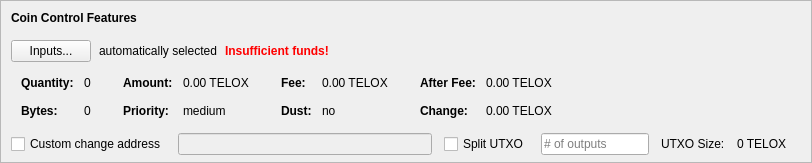
    <widget class="QFrame" name="frameCoinControl">
     <property name="sizePolicy">
      <sizepolicy hsizetype="Expanding" vsizetype="Expanding">
       <horstretch>0</horstretch>
       <verstretch>0</verstretch>
      </sizepolicy>
     </property>
     <property name="maximumSize">
      <size>
       <width>16777215</width>
       <height>16777215</height>
      </size>
     </property>
     <property name="frameShape">
      <enum>QFrame::StyledPanel</enum>
     </property>
     <property name="frameShadow">
      <enum>QFrame::Sunken</enum>
     </property>
     <layout class="QVBoxLayout" name="verticalLayoutCoinControl2">
      <property name="spacing">
       <number>0</number>
      </property>
      <property name="leftMargin">
       <number>0</number>
      </property>
      <property name="topMargin">
       <number>0</number>
      </property>
      <property name="rightMargin">
       <number>0</number>
      </property>
      <property name="bottomMargin">
       <number>6</number>
      </property>
      <item>
       <layout class="QVBoxLayout" name="verticalLayoutCoinControl" stretch="0,0,0,0,1">
        <property name="spacing">
         <number>0</number>
        </property>
        <property name="leftMargin">
         <number>10</number>
        </property>
        <property name="topMargin">
         <number>10</number>
        </property>
        <item>
         <layout class="QHBoxLayout" name="horizontalLayoutCoinControl1">
          <property name="bottomMargin">
           <number>15</number>
          </property>
          <item>
           <widget class="QLabel" name="labelCoinControlFeatures">
            <property name="sizePolicy">
             <sizepolicy hsizetype="Preferred" vsizetype="Maximum">
              <horstretch>0</horstretch>
              <verstretch>0</verstretch>
             </sizepolicy>
            </property>
            <property name="font">
             <font>
              <weight>75</weight>
              <bold>true</bold>
             </font>
            </property>
            <property name="styleSheet">
             <string notr="true">font-weight:bold;</string>
            </property>
            <property name="text">
             <string>Coin Control Features</string>
            </property>
           </widget>
          </item>
         </layout>
        </item>
        <item>
         <layout class="QHBoxLayout" name="horizontalLayoutCoinControl2" stretch="0,0,0,0">
          <property name="spacing">
           <number>8</number>
          </property>
          <property name="bottomMargin">
           <number>10</number>
          </property>
          <item>
           <widget class="QPushButton" name="pushButtonCoinControl">
            <property name="styleSheet">
             <string notr="true"/>
            </property>
            <property name="text">
             <string>Inputs...</string>
            </property>
            <property name="autoDefault">
             <bool>false</bool>
            </property>
           </widget>
          </item>
          <item>
           <widget class="QLabel" name="labelCoinControlAutomaticallySelected">
            <property name="text">
             <string>automatically selected</string>
            </property>
            <property name="margin">
             <number>5</number>
            </property>
           </widget>
          </item>
          <item>
           <widget class="QLabel" name="labelCoinControlInsuffFunds">
            <property name="font">
             <font>
              <weight>75</weight>
              <bold>true</bold>
             </font>
            </property>
            <property name="styleSheet">
             <string notr="true">color:red;font-weight:bold;</string>
            </property>
            <property name="text">
             <string>Insufficient funds!</string>
            </property>
            <property name="margin">
             <number>5</number>
            </property>
           </widget>
          </item>
          <item>
           <spacer name="horizontalSpacerCoinControl">
            <property name="orientation">
             <enum>Qt::Horizontal</enum>
            </property>
            <property name="sizeHint" stdset="0">
             <size>
              <width>40</width>
              <height>1</height>
             </size>
            </property>
           </spacer>
          </item>
         </layout>
        </item>
        <item>
         <widget class="QWidget" name="widgetCoinControl" native="true">
          <property name="sizePolicy">
           <sizepolicy hsizetype="Preferred" vsizetype="Preferred">
            <horstretch>0</horstretch>
            <verstretch>0</verstretch>
           </sizepolicy>
          </property>
          <property name="minimumSize">
           <size>
            <width>0</width>
            <height>0</height>
           </size>
          </property>
          <property name="styleSheet">
           <string notr="true"/>
          </property>
          <layout class="QHBoxLayout" name="horizontalLayoutCoinControl5">
           <property name="leftMargin">
            <number>0</number>
           </property>
           <property name="topMargin">
            <number>0</number>
           </property>
           <property name="rightMargin">
            <number>0</number>
           </property>
           <property name="bottomMargin">
            <number>0</number>
           </property>
           <item>
            <layout class="QHBoxLayout" name="horizontalLayoutCoinControl3" stretch="0,0,0,1">
             <property name="spacing">
              <number>20</number>
             </property>
             <property name="topMargin">
              <number>0</number>
             </property>
             <property name="bottomMargin">
              <number>10</number>
             </property>
             <item>
              <layout class="QFormLayout" name="formLayoutCoinControl1">
               <property name="horizontalSpacing">
                <number>10</number>
               </property>
               <property name="verticalSpacing">
                <number>14</number>
               </property>
               <property name="leftMargin">
                <number>10</number>
               </property>
               <property name="topMargin">
                <number>4</number>
               </property>
               <property name="rightMargin">
                <number>6</number>
               </property>
               <item row="0" column="0">
                <widget class="QLabel" name="labelCoinControlQuantityText">
                 <property name="font">
                  <font>
                   <weight>75</weight>
                   <bold>true</bold>
                  </font>
                 </property>
                 <property name="text">
                  <string>Quantity:</string>
                 </property>
                 <property name="margin">
                  <number>0</number>
                 </property>
                </widget>
               </item>
               <item row="0" column="1">
                <widget class="QLabel" name="labelCoinControlQuantity">
                 <property name="cursor">
                  <cursorShape>IBeamCursor</cursorShape>
                 </property>
                 <property name="contextMenuPolicy">
                  <enum>Qt::ActionsContextMenu</enum>
                 </property>
                 <property name="text">
                  <string notr="true">0</string>
                 </property>
                 <property name="margin">
                  <number>0</number>
                 </property>
                 <property name="textInteractionFlags">
                  <set>Qt::LinksAccessibleByMouse|Qt::TextSelectableByKeyboard|Qt::TextSelectableByMouse</set>
                 </property>
                </widget>
               </item>
               <item row="1" column="0">
                <widget class="QLabel" name="labelCoinControlBytesText">
                 <property name="font">
                  <font>
                   <weight>75</weight>
                   <bold>true</bold>
                  </font>
                 </property>
                 <property name="text">
                  <string>Bytes:</string>
                 </property>
                </widget>
               </item>
               <item row="1" column="1">
                <widget class="QLabel" name="labelCoinControlBytes">
                 <property name="cursor">
                  <cursorShape>IBeamCursor</cursorShape>
                 </property>
                 <property name="contextMenuPolicy">
                  <enum>Qt::ActionsContextMenu</enum>
                 </property>
                 <property name="text">
                  <string notr="true">0</string>
                 </property>
                 <property name="textInteractionFlags">
                  <set>Qt::LinksAccessibleByMouse|Qt::TextSelectableByKeyboard|Qt::TextSelectableByMouse</set>
                 </property>
                </widget>
               </item>
              </layout>
             </item>
             <item>
              <layout class="QFormLayout" name="formLayoutCoinControl2">
               <property name="horizontalSpacing">
                <number>10</number>
               </property>
               <property name="verticalSpacing">
                <number>14</number>
               </property>
               <property name="leftMargin">
                <number>6</number>
               </property>
               <property name="topMargin">
                <number>4</number>
               </property>
               <property name="rightMargin">
                <number>6</number>
               </property>
               <item row="0" column="0">
                <widget class="QLabel" name="labelCoinControlAmountText">
                 <property name="font">
                  <font>
                   <weight>75</weight>
                   <bold>true</bold>
                  </font>
                 </property>
                 <property name="text">
                  <string>Amount:</string>
                 </property>
                 <property name="margin">
                  <number>0</number>
                 </property>
                </widget>
               </item>
               <item row="0" column="1">
                <widget class="QLabel" name="labelCoinControlAmount">
                 <property name="cursor">
                  <cursorShape>IBeamCursor</cursorShape>
                 </property>
                 <property name="contextMenuPolicy">
                  <enum>Qt::ActionsContextMenu</enum>
                 </property>
                 <property name="text">
                  <string notr="true">0.00 TELOX</string>
                 </property>
                 <property name="textInteractionFlags">
                  <set>Qt::LinksAccessibleByMouse|Qt::TextSelectableByKeyboard|Qt::TextSelectableByMouse</set>
                 </property>
                </widget>
               </item>
               <item row="1" column="0">
                <widget class="QLabel" name="labelCoinControlPriorityText">
                 <property name="font">
                  <font>
                   <weight>75</weight>
                   <bold>true</bold>
                  </font>
                 </property>
                 <property name="text">
                  <string>Priority:</string>
                 </property>
                </widget>
               </item>
               <item row="1" column="1">
                <widget class="QLabel" name="labelCoinControlPriority">
                 <property name="cursor">
                  <cursorShape>IBeamCursor</cursorShape>
                 </property>
                 <property name="contextMenuPolicy">
                  <enum>Qt::ActionsContextMenu</enum>
                 </property>
                 <property name="text">
                  <string>medium</string>
                 </property>
                 <property name="textInteractionFlags">
                  <set>Qt::LinksAccessibleByMouse|Qt::TextSelectableByKeyboard|Qt::TextSelectableByMouse</set>
                 </property>
                </widget>
               </item>
              </layout>
             </item>
             <item>
              <layout class="QFormLayout" name="formLayoutCoinControl3">
               <property name="horizontalSpacing">
                <number>10</number>
               </property>
               <property name="verticalSpacing">
                <number>14</number>
               </property>
               <property name="leftMargin">
                <number>6</number>
               </property>
               <property name="topMargin">
                <number>4</number>
               </property>
               <property name="rightMargin">
                <number>6</number>
               </property>
               <item row="0" column="0">
                <widget class="QLabel" name="labelCoinControlFeeText">
                 <property name="font">
                  <font>
                   <weight>75</weight>
                   <bold>true</bold>
                  </font>
                 </property>
                 <property name="text">
                  <string>Fee:</string>
                 </property>
                 <property name="margin">
                  <number>0</number>
                 </property>
                </widget>
               </item>
               <item row="0" column="1">
                <widget class="QLabel" name="labelCoinControlFee">
                 <property name="cursor">
                  <cursorShape>IBeamCursor</cursorShape>
                 </property>
                 <property name="contextMenuPolicy">
                  <enum>Qt::ActionsContextMenu</enum>
                 </property>
                 <property name="text">
                  <string notr="true">0.00 TELOX</string>
                 </property>
                 <property name="textInteractionFlags">
                  <set>Qt::LinksAccessibleByMouse|Qt::TextSelectableByKeyboard|Qt::TextSelectableByMouse</set>
                 </property>
                </widget>
               </item>
               <item row="1" column="0">
                <widget class="QLabel" name="labelCoinControlLowOutputText">
                 <property name="font">
                  <font>
                   <weight>75</weight>
                   <bold>true</bold>
                  </font>
                 </property>
                 <property name="text">
                  <string>Dust:</string>
                 </property>
                </widget>
               </item>
               <item row="1" column="1">
                <widget class="QLabel" name="labelCoinControlLowOutput">
                 <property name="cursor">
                  <cursorShape>IBeamCursor</cursorShape>
                 </property>
                 <property name="contextMenuPolicy">
                  <enum>Qt::ActionsContextMenu</enum>
                 </property>
                 <property name="text">
                  <string>no</string>
                 </property>
                 <property name="textInteractionFlags">
                  <set>Qt::LinksAccessibleByMouse|Qt::TextSelectableByKeyboard|Qt::TextSelectableByMouse</set>
                 </property>
                </widget>
               </item>
              </layout>
             </item>
             <item>
              <layout class="QFormLayout" name="formLayoutCoinControl4">
               <property name="horizontalSpacing">
                <number>10</number>
               </property>
               <property name="verticalSpacing">
                <number>14</number>
               </property>
               <property name="leftMargin">
                <number>6</number>
               </property>
               <property name="topMargin">
                <number>4</number>
               </property>
               <property name="rightMargin">
                <number>6</number>
               </property>
               <item row="0" column="0">
                <widget class="QLabel" name="labelCoinControlAfterFeeText">
                 <property name="font">
                  <font>
                   <weight>75</weight>
                   <bold>true</bold>
                  </font>
                 </property>
                 <property name="text">
                  <string>After Fee:</string>
                 </property>
                 <property name="margin">
                  <number>0</number>
                 </property>
                </widget>
               </item>
               <item row="0" column="1">
                <widget class="QLabel" name="labelCoinControlAfterFee">
                 <property name="cursor">
                  <cursorShape>IBeamCursor</cursorShape>
                 </property>
                 <property name="contextMenuPolicy">
                  <enum>Qt::ActionsContextMenu</enum>
                 </property>
                 <property name="text">
                  <string notr="true">0.00 TELOX</string>
                 </property>
                 <property name="textInteractionFlags">
                  <set>Qt::LinksAccessibleByMouse|Qt::TextSelectableByKeyboard|Qt::TextSelectableByMouse</set>
                 </property>
                </widget>
               </item>
               <item row="1" column="0">
                <widget class="QLabel" name="labelCoinControlChangeText">
                 <property name="font">
                  <font>
                   <weight>75</weight>
                   <bold>true</bold>
                  </font>
                 </property>
                 <property name="text">
                  <string>Change:</string>
                 </property>
                </widget>
               </item>
               <item row="1" column="1">
                <widget class="QLabel" name="labelCoinControlChange">
                 <property name="cursor">
                  <cursorShape>IBeamCursor</cursorShape>
                 </property>
                 <property name="contextMenuPolicy">
                  <enum>Qt::ActionsContextMenu</enum>
                 </property>
                 <property name="text">
                  <string notr="true">0.00 TELOX</string>
                 </property>
                 <property name="textInteractionFlags">
                  <set>Qt::LinksAccessibleByMouse|Qt::TextSelectableByKeyboard|Qt::TextSelectableByMouse</set>
                 </property>
                </widget>
               </item>
              </layout>
             </item>
            </layout>
           </item>
          </layout>
         </widget>
        </item>
        <item>
         <layout class="QHBoxLayout" name="horizontalLayoutCoinControl4" stretch="0,0,0,0,0,0,0">
          <property name="spacing">
           <number>12</number>
          </property>
          <property name="sizeConstraint">
           <enum>QLayout::SetDefaultConstraint</enum>
          </property>
          <property name="topMargin">
           <number>5</number>
          </property>
          <property name="rightMargin">
           <number>5</number>
          </property>
          <item>
           <widget class="QCheckBox" name="checkBoxCoinControlChange">
            <property name="toolTip">
             <string>If this is activated, but the change address is empty or invalid, change will be sent to a newly generated address.</string>
            </property>
            <property name="text">
             <string>Custom change address</string>
            </property>
           </widget>
          </item>
          <item>
           <widget class="QValidatedLineEdit" name="lineEditCoinControlChange">
            <property name="enabled">
             <bool>false</bool>
            </property>
            <property name="sizePolicy">
             <sizepolicy hsizetype="Expanding" vsizetype="Fixed">
              <horstretch>0</horstretch>
              <verstretch>0</verstretch>
             </sizepolicy>
            </property>
           </widget>
          </item>
          <item>
           <widget class="QCheckBox" name="splitBlockCheckBox">
            <property name="text">
             <string>Split UTXO</string>
            </property>
           </widget>
          </item>
          <item>
           <widget class="QLineEdit" name="splitBlockLineEdit">
            <property name="sizePolicy">
             <sizepolicy hsizetype="Fixed" vsizetype="Fixed">
              <horstretch>50</horstretch>
              <verstretch>0</verstretch>
             </sizepolicy>
            </property>
            <property name="placeholderText">
             <string># of outputs</string>
            </property>
           </widget>
          </item>
          <item>
           <widget class="QLabel" name="labelBlockSizeText">
            <property name="text">
             <string>UTXO Size:</string>
            </property>
           </widget>
          </item>
          <item>
           <widget class="QLabel" name="labelBlockSize">
            <property name="text">
             <string>0 TELOX</string>
            </property>
           </widget>
          </item>
          <item>
           <widget class="QLabel" name="labelCoinControlChangeLabel">
            <property name="sizePolicy">
             <sizepolicy hsizetype="Preferred" vsizetype="Expanding">
              <horstretch>0</horstretch>
              <verstretch>0</verstretch>
             </sizepolicy>
            </property>
            <property name="minimumSize">
             <size>
              <width>0</width>
              <height>0</height>
             </size>
            </property>
            <property name="text">
             <string/>
            </property>
            <property name="margin">
             <number>3</number>
            </property>
           </widget>
          </item>
         </layout>
        </item>
        <item>
         <spacer name="verticalSpacerCoinControl">
          <property name="orientation">
           <enum>Qt::Vertical</enum>
          </property>
          <property name="sizeHint" stdset="0">
           <size>
            <width>800</width>
            <height>1</height>
           </size>
          </property>
         </spacer>
        </item>
       </layout>
      </item>
     </layout>
    </widget>
